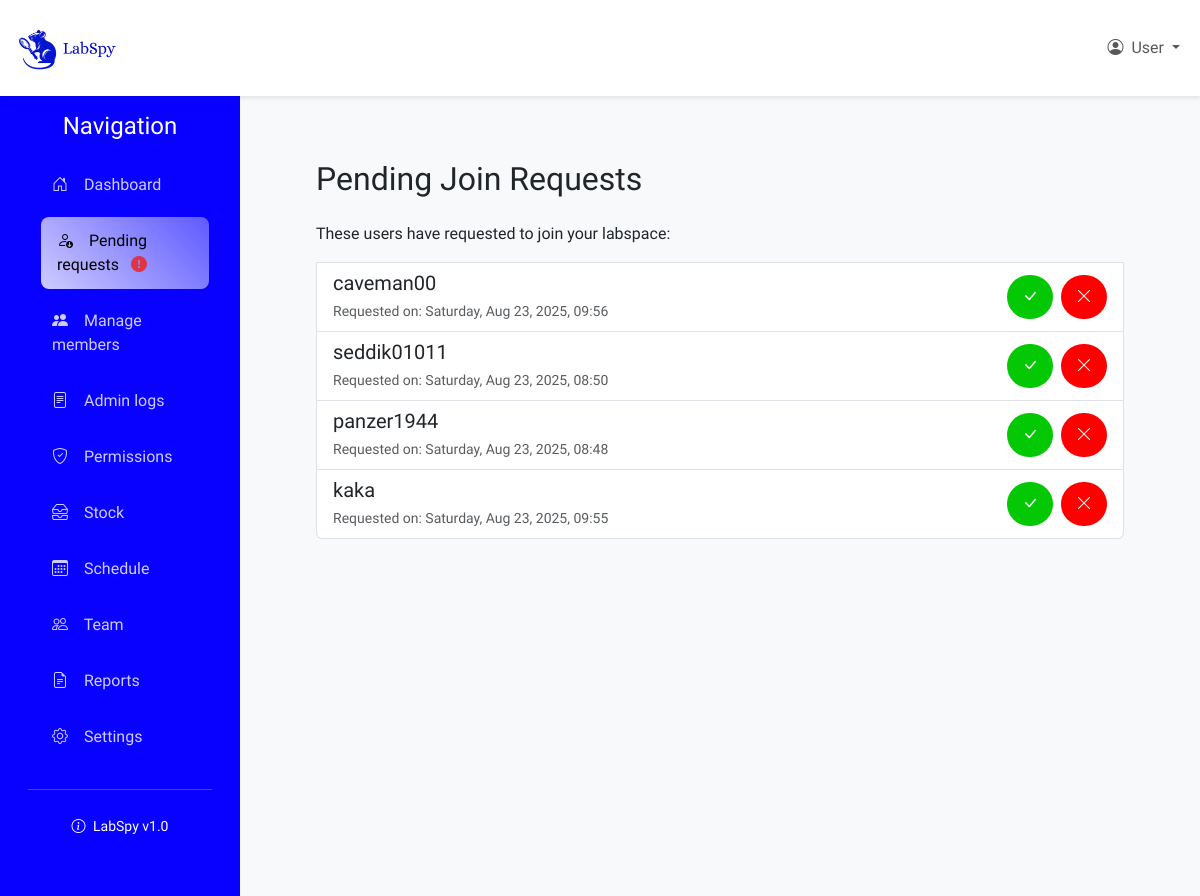
The app's page /labspaces/lab/YSZIVU/pending_requests/ (signed in) with its own data.
### labspaces/models.py (models this page shows, shortened)
class LabMembership(models.Model):
    ROLE_CHOICES = [
        ('pending', 'Pending'),
        ('owner', 'Owner'),
        ('manager', 'Manager'),
        ('researcher', 'Researcher'),
        ('guest', 'Guest'),
    ]
    lab = models.ForeignKey(Lab, on_delete=models.CASCADE)
    user = models.ForeignKey(CustomUser, on_delete=models.CASCADE)
    role = models.CharField(max_length=64, choices=ROLE_CHOICES)
    created_at = models.DateTimeField(auto_now_add=True)
    class Meta:
        unique_together = ('lab', 'user')

### users/models.py (models this page shows)
class CustomUser(AbstractUser):
    phone_number = models.CharField(max_length=8, blank=True, null=True)
    date_joined = models.DateTimeField(auto_now_add=True, null=True, blank=True)

### labspaces/views.py (the view)
# urls.py: path('lab/<str:code>/pending_requests/', views.pending_requests, name='pending_requests'),
@login_required
def pending_requests(request, code):
    if not is_lab_admin(request.user, code):
        return HttpResponseForbidden("You are not authorized to view this page")
    try:
        labspace = Lab.objects.get(code=code)
        pending_requests = LabMembership.objects.filter(lab=labspace, role='pending')
        return render(request, 'labspaces/admin-pending-requests.html', {
            'pending_requests': pending_requests,
            'labspace': labspace
        })
    except Lab.DoesNotExist:
        raise Http404("Lab not found")

### labspaces/context_processors.py (called while the page is built)
def lab_admin_status(request):
    context = {'user_is_admin': False, 'current_lab': None}
    if request.user.is_authenticated:
        try:
            lab_code = get_lab_code_from_url(request)
            if lab_code != "":
                try:
                    lab = Lab.objects.get(code=lab_code)
                    is_admin = LabMembership.objects.filter(
                        lab=lab,
                        user=request.user,
                        role='owner'
                    ).exists()
                    if is_admin:
                        context['user_is_admin'] = True
                        context['current_lab'] = lab
                except Lab.DoesNotExist:
                    pass
        except Exception as e:
            pass
    return context

### labspaces/models.py (called while the page is built)
    def has_pending_requests(self):
        return LabMembership.objects.filter(lab=self, role='pending').exists()

### labspaces/util.py (called while the page is built)
def get_lab_code_from_url(request):
    lab_code = ""
    if request.user.is_authenticated:
        resolved = resolve(request.path)
        if 'code' in resolved.kwargs:
            lab_code = resolved.kwargs['code']
    return lab_code

### labspaces/views.py (called while the page is built)
def is_lab_admin(user, lab_code):
    try:
        lab = Lab.objects.get(code=lab_code)
        return LabMembership.objects.filter(
            lab=lab,
            user=user,
            role='owner'
        ).exists()
    except Lab.DoesNotExist:
        return False

### labspaces/templates/labspaces/admin-pending-requests.html (shortened to what this page needs)
{% extends 'labspaces/lab_layout.html' %}
{% block content %}
    <div class="content-wrapper">
        <h2>Pending Join Requests</h2>
        {% if pending_requests %}
            <div class="list-group mt-4">
                <p>These users have requested to join your labspace:</p>
                {% for request in pending_requests %}
                    <div class="list-group-item">
                        <div class="d-flex justify-content-between align-items-center">
                            <div>
                                <h5 class="mb-1">{{ request.user.username }}</h5>
                                <small class="text-muted">Requested on: {{ request.created_at|date:"l, M d, Y, H:i" }}</small>
                            </div>
                            <div class="d-inline-flex gap-2">
                                <form action="{% url 'labspaces:accept_request' code=labspace.code %}" method="post">
                                    <button type="submit" class="btn-1 accept-btn"><i class="bi bi-check-lg"></i></button>
                                </form>
                                <form action="{% url 'labspaces:reject_request' code=labspace.code %}" method="post">
                                    <button type="submit" class="btn-1 reject-btn"><i class="bi bi-x-lg"></i></button>
                                </form>
                            </div>
                        </div>
                    </div>
                {% endfor %}
            </div>
        {% else %}
            <p>No pending requests at this time.</p>
        {% endif %}
    </div>
{% endblock %}

### labspaces/static/labspaces/styles.css (style rules this page uses)
* { margin: 0; padding: 0; box-sizing: border-box; font-family: 'Urbanist', sans-serif; }
.content-wrapper { padding: 2rem; }
.btn-1 { padding: 10px 15px; border-radius: 24px; cursor: pointer; font-size: 16px; }
.reject-btn { background-color: #ff0000; color: #ffffff; border: none; transition: all 0.3s; }
.accept-btn { background-color: #05c805; color: #ffffff; border: none; transition: all 0.3s; }

### records on screen
LabMembership: user.username "caveman00", created_at "Saturday, Aug 23, 2025, 09:56"
LabMembership: user.username "seddik01011", created_at "Saturday, Aug 23, 2025, 08:50"
LabMembership: user.username "panzer1944", created_at "Saturday, Aug 23, 2025, 08:48"
LabMembership: user.username "kaka", created_at "Saturday, Aug 23, 2025, 09:55"
